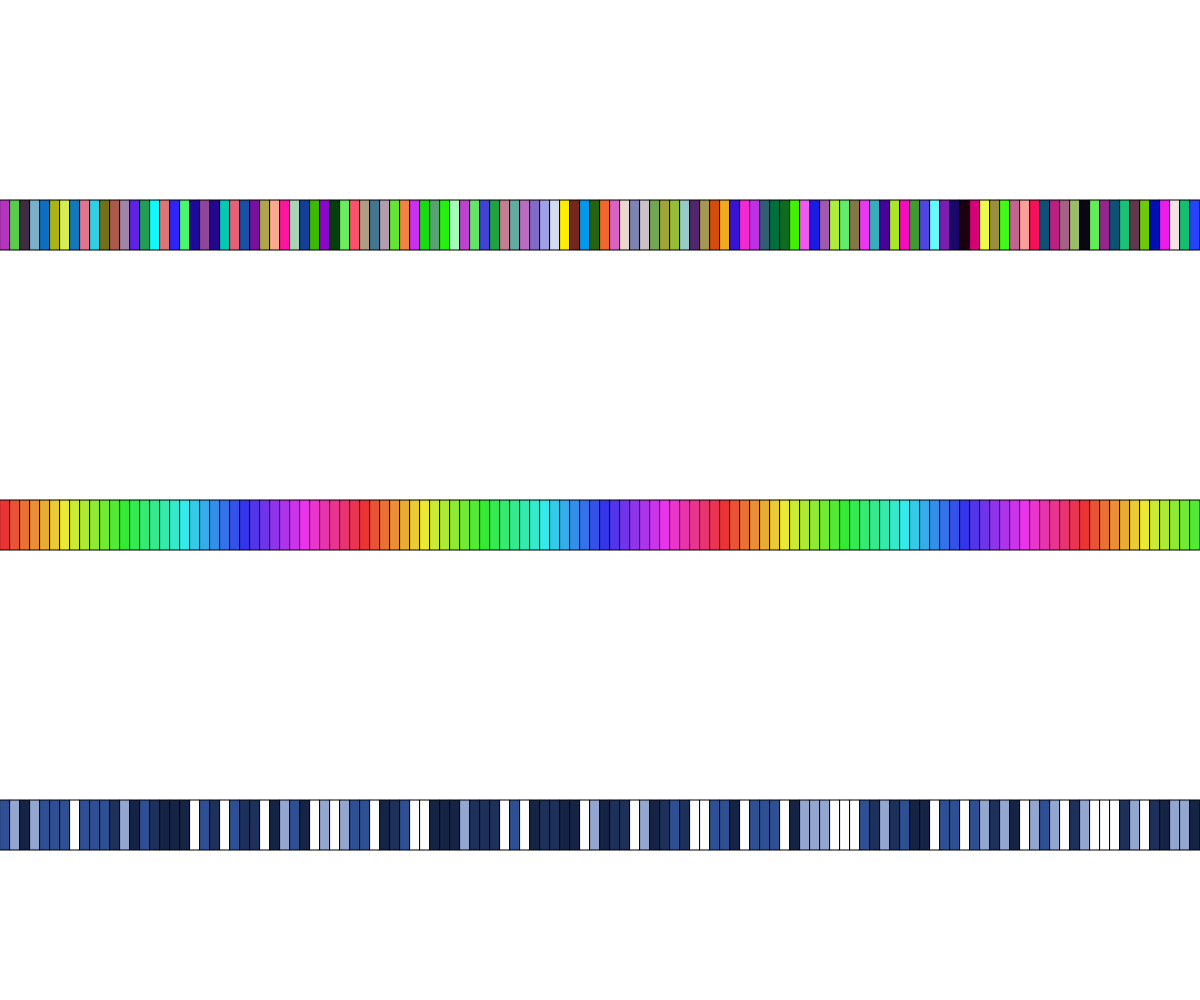
Frame 1 (no input)
Frame 60 (no input): identical to frame 1, image omitted
Frame 120 (the mouse pressed at the canvas centre since frame 60): identical to frame 1, image omitted

The p5.js sketch that drew this single still picture (run headless with seeded random() and noise() and a simulated clock; from frame 60 on, the mouse is pressed at the canvas centre):

// p5.js sketch
// ── sketch.js
// Colors Solutions Demo

let rectWidth = 10;
let rectHeight = 50;
let colors = ["#92A6D0", "7C97D0", "#2E4F93", "#1C305A", "#152444"]

function setup() {
  createCanvas(windowWidth, windowHeight);
  drawRowRGB(height * 0.2);
  drawRowHSB(height/2);
  drawRowCustom(height * 0.8);
}

function drawRowCustom(yPos){
  colorMode(RGB);
  let counter = 0
  for (let x = 0; x < width; x += rectWidth){
    //fill(colors[counter % 5]);
    fill(colors[int(random(colors.length))]);
    rect(x, yPos, rectWidth, rectHeight);
    counter ++;
  }
}

function drawRowHSB(yPos){
  colorMode(HSB, 360);
  for (let x = 0; x < width; x += rectWidth){
    fill( x % 360 , 280 , 330 );
    rect(x, yPos, rectWidth, rectHeight);
  }
}

function drawRowRGB(yPos){
  colorMode(RGB);
  for (let x = 0; x < width; x += rectWidth){
    fill(random(255), random(255), random(255));
    rect(x, yPos, rectWidth, rectHeight);
  }
}

function draw() {
  //background(220);
}
